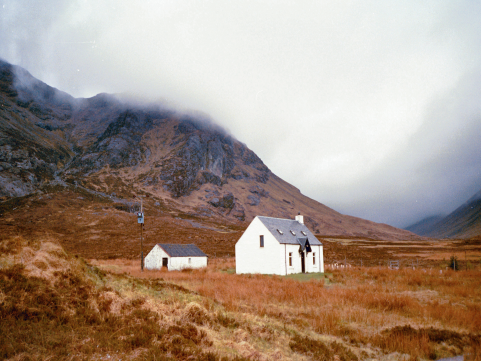
#> input picture scotland_house.png, 481 x 361 px
$ python demo.py   (older library calls are emulated)
#> lines starting #> are read from the running program, lines starting #| are printed output that depends on the picture
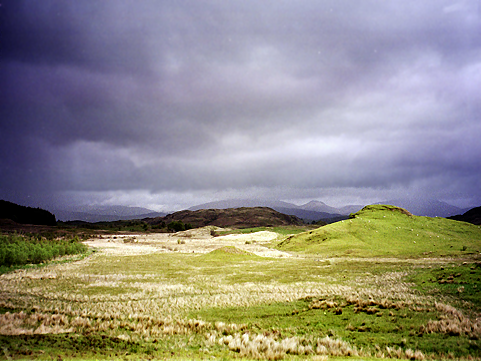
#> input picture scotland_plain.png, 481 x 361 px
### mkl.py
'''
Colour transfer algorithm based on linear Monge-Kantorovitch solution

This code is a direct reimplementation of this previous MATLAB code:
https://github.com/frcs/colour-transfer/blob/master/colour_transfer_MKL.m
'''
import numpy as np


def colour_transfer_MKL(I0, I1):

    assert len(I0.shape) == 3

    X0 = I0.reshape(-1, I0.shape[2])
    X1 = I1.reshape(-1, I1.shape[2])

    A = np.cov(X0.T);
#> A = [[0.0603, 0.0694, 0.073], [0.0694, 0.0892, 0.101], [0.073, 0.101, 0.121]]
    B = np.cov(X1.T);
#> B = [[0.0442, 0.0431, 0.0355], [0.0431, 0.0435, 0.0375], [0.0355, 0.0375, 0.074]]

    T = MKL(A, B);

    XR = (X0-X0.mean(0)).dot(T) + X1.mean(0);

    return XR.reshape(I0.shape);


def MKL(A, B):
    eps = 2.2204e-16
    N = A.shape[0]
#> N = 3

    Da2, Ua = np.linalg.eig(A);
#> Da2 = [0.258, 0.0118, 0.000265]; Ua = [[0.453, 0.786, 0.42], [0.586, 0.0926, -0.805], [0.672, -0.611, 0.419]]
    Da2[Da2<0] = 0
    Da2 = Da2[::-1]
#> Da2 = [0.000265, 0.0118, 0.258]
    Ua = Ua[:, ::-1]
#> Ua = [[0.42, 0.786, 0.453], [-0.805, 0.0926, 0.586], [0.419, -0.611, 0.672]]

    Da = np.diag(np.sqrt(Da2 + eps));
#> Da = [[0.0163, 0, 0], [0, 0.109, 0], [0, 0, 0.508]]
    C = Da.dot(Ua.T).dot(B).dot(Ua).dot(Da);
#> C = [[1.87e-06, -1.89e-05, 7.74e-05], [-1.89e-05, 0.000274, 0.000401], [7.74e-05, 0.000401, 0.034]]

    Dc2, Uc = np.linalg.eig(C);
#> Dc2 = [0.034, 2.31e-07, 0.000271]; Uc = [[0.00227, -0.997, -0.0734], [0.0119, -0.0734, 0.997], [1, 0.00314, -0.0117]]
    Dc2[Dc2<0] = 0;
    Dc = np.diag(np.sqrt(Dc2 + eps));
#> Dc = [[0.184, 0, 0], [0, 0.00048, 0], [0, 0, 0.0165]]
    Da_inv = np.diag(1./(np.diag(Da)))
#> Da_inv = [[61.43, 0, 0], [0, 9.21, 0], [0, 0, 1.97]]

    return Ua.dot(Da_inv).dot(Uc).dot(Dc).dot(Uc.T).dot(Da_inv).dot(Ua.T);

### demo.py
from scipy.misc import imread, imsave
import numpy as np
import mkl

# Loading images
I0 = imread('scotland_house.png').astype(np.float64) / 255;
I1 = imread('scotland_plain.png').astype(np.float64) / 255;

# Performing colour transfer
IR_mkl = mkl.colour_transfer_MKL(I0,I1);
#> in colour_transfer_MKL, `T = MKL(A, B);`: T = [[0.994, -0.0304, -0.0876], [-0.0304, 1.7, -0.896], [-0.0876, -0.896, 1.55]]
#> in colour_transfer_MKL, `return XR.reshape(I0.shape);`:
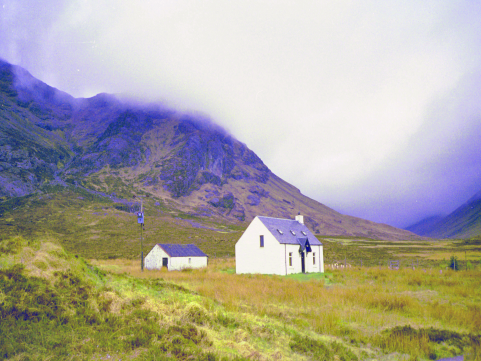
#> returned value: shape (361, 481, 3) float64; mean of channels 0, 1, 2 0.563, 0.547, 0.515; drawn with min black and max white

# Saving to disk
IR_mkl = np.clip(IR_mkl, 0, 1.0)
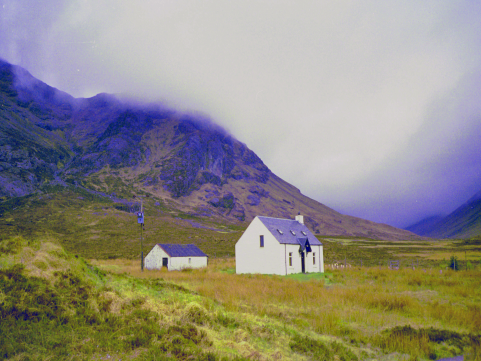
#> IR_mkl: shape (361, 481, 3) float64; mean R, G, B 0.563, 0.547, 0.515
imsave('result_MKL.png',(IR_mkl*255).astype(np.uint8))
